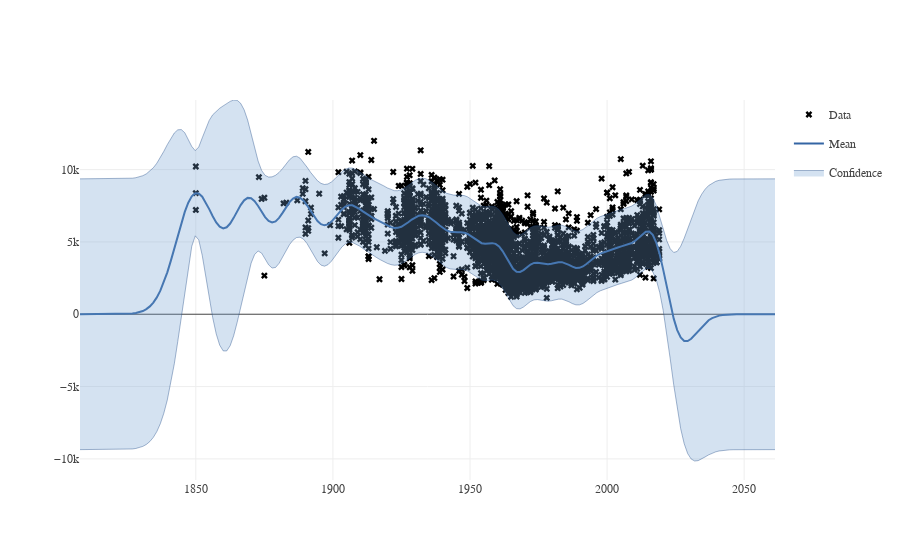

Source (notebook cell):
### Code cell
num_data = data[['year','number_of_rooms','price_per_square_meter']].apply(pd.to_numeric, errors='coerce').dropna()

X = np.array(num_data[['year']])
Y = np.array(num_data['price_per_square_meter'])[:, None]

kernel = GPy.kern.RBF(input_dim=X.shape[1], variance=1., lengthscale=1.) 

m = GPy.models.GPRegression(X,Y,kernel)


m.optimize(messages=True)
#m.optimize_restarts(num_restarts = 10)

display(m)
fig = m.plot()
GPy.plotting.show(fig, filename='basic_gp_regression_notebook_optimized')

### Figure 1 — Plotly figure (JSON) as saved in the notebook; plotly's stock layout.template omitted (floating-point values rounded to 4 significant figures; data arrays with more than 128 entries replaced by an {"elided": "..."} marker saying what was removed)
{"data": [{"marker": {"color": "black", "colorscale": null, "symbol": "x"}, "mode": "markers", "name": "Data", "showlegend": true, "type": "scatter", "x": {"elided": "3412 int values"}, "xaxis": "x1", "y": {"elided": "3412 int values"}, "yaxis": "y1"}, {"line": {"color": "#3465a4", "width": 2}, "mode": "lines", "name": "Mean", "showlegend": true, "type": "scatter", "x": {"elided": "200 float values"}, "xaxis": "x1", "y": {"elided": "200 float values"}, "yaxis": "y1"}, {"fillcolor": "rgba(114, 159, 207, 0.3)", "legendgroup": "Confidence_fill_(1,1)", "line": {"color": "#204a87", "width": 0.4}, "mode": "lines", "name": "Confidence", "opacity": 0.3, "showlegend": false, "type": "scatter", "x": {"elided": "200 float values"}, "xaxis": "x1", "y": {"elided": "200 float values"}, "yaxis": "y1"}, {"fill": "tonextx", "fillcolor": "rgba(114, 159, 207, 0.3)", "legendgroup": "Confidence_fill_(1,1)", "line": {"color": "#204a87", "width": 0.4}, "mode": "lines", "name": "Confidence", "opacity": 0.3, "showlegend": true, "type": "scatter", "x": {"elided": "200 float values"}, "xaxis": "x1", "y": {"elided": "200 float values"}, "yaxis": "y1"}], "layout": {"font": {"family": "Raleway, sans-serif"}, "showlegend": true, "xaxis1": {"anchor": "y1", "domain": [0, 1]}, "yaxis1": {"anchor": "x1", "domain": [0, 1]}}}
